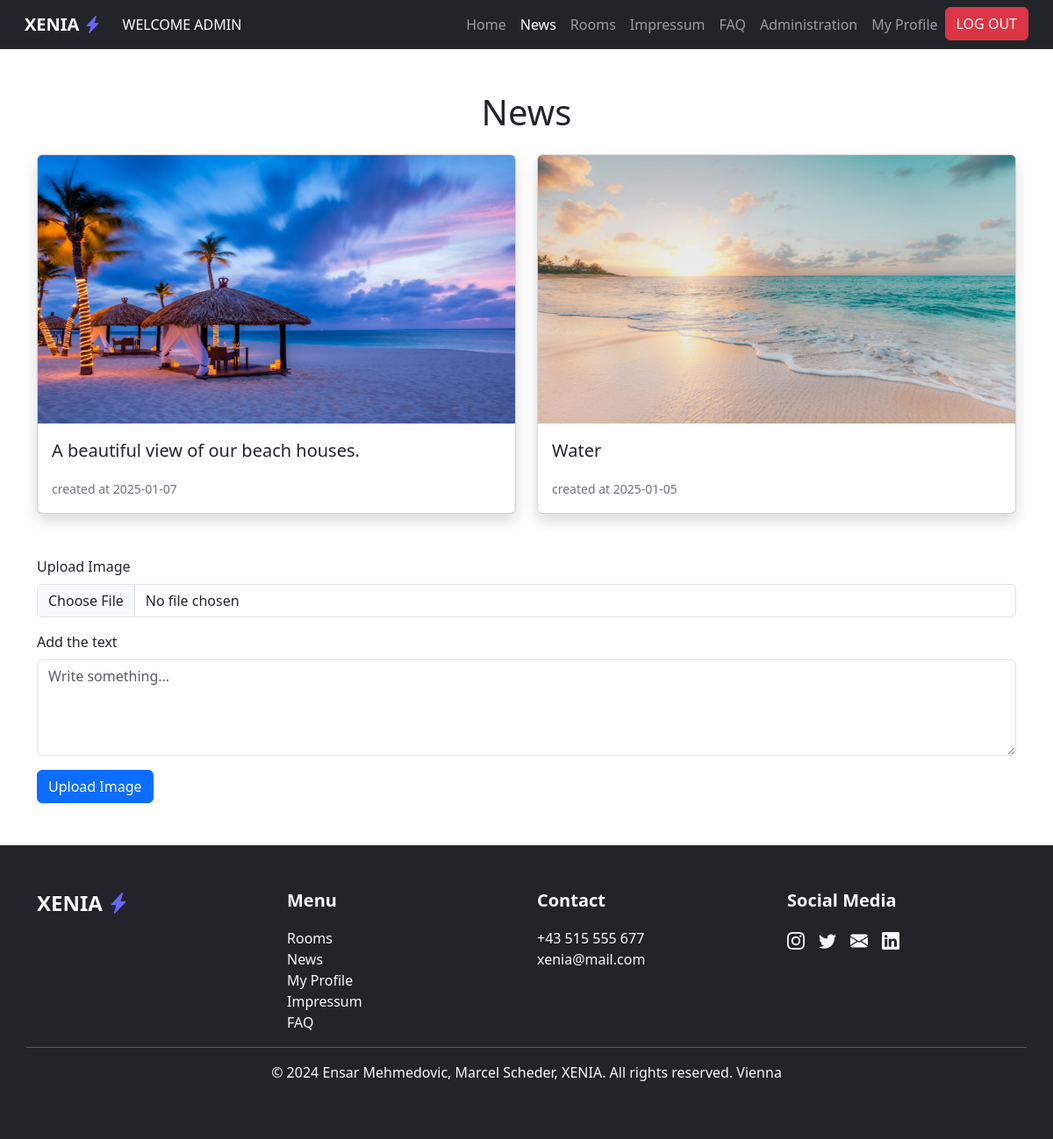
The app's page /Hotel-Website/index.php?page=news (signed in) with its own data.
### tables this page shows
CREATE TABLE `users` (
  `user_id` int(11) NOT NULL,
  `gender` varchar(10) NOT NULL,
  `firstName` varchar(50) NOT NULL,
  `lastName` varchar(50) NOT NULL,
  `username` varchar(25) NOT NULL,
  `is_admin` tinyint(4) NOT NULL DEFAULT 0,
  `active` int(11) NOT NULL DEFAULT 0,
  `email` varchar(100) NOT NULL,
  `pwd` varchar(255) NOT NULL,
  `created_at` datetime NOT NULL DEFAULT current_timestamp()
);

CREATE TABLE `news` (
  `id` int(11) NOT NULL,
  `image` varchar(200) NOT NULL,
  `text` text NOT NULL,
  `file_reference` varchar(255) NOT NULL,
  `post_date` datetime NOT NULL DEFAULT current_timestamp()
);

### Hotel-Website/includes/content/news/news.php (the view, shortened to what this page needs)
<?php
if ($_SESSION['is_admin'] !== 1) {
    $showForm = false;
} else {
    $showForm = true;
}
?>
<div class="container mt-5">
    <h1 class="text-center mb-4">News</h1>
    <div class="row">
        <?php
        $db = mysqli_connect($host, $dbusername, $dbpassword, $dbname);
        $sql = "SELECT * FROM news ORDER BY id desc";
        $result = mysqli_query($db,$sql);
        while($row = mysqli_fetch_array($result)){
            echo "<div class='col-lg-6 col-md-4 mb-4'>";
            echo "<div class='card shadow'>";
            echo "<div class='ratio ratio-16x9'>";
            echo "<img src='" . $row["file_reference"] . "' class='card-img-top img-fluid' alt='Image'>";
            echo "</div>";
            echo "<div class='card-body'>";
            echo "<p class='card-text fs-5'>".$row['text']."</p>";
            echo "<p class='card-text text-secondary fs-6'> <small>"."created at ".date('Y-m-d', strtotime($row['post_date']))."</small></p>";
            echo "</div></div></div>";
        }
        ?>
    </div>
    <?php if ($showForm): ?>
        <form  method="post" enctype="multipart/form-data" class="mt-4">
            <div class="mb-3">
                <label for="imageInput" class="form-label">Upload Image</label>
                <input type="file" name="image" id="imageInput" class="form-control" required>
            </div>
            <div class="mb-3">
                <label for="textArea" class="form-label">Add the text</label>
                <textarea name="text" id="textArea" cols="40" rows="4" class="form-control" placeholder="Write something..." required></textarea>
            </div>
            <button type="submit" name="upload" class="btn btn-primary mb-5">Upload Image</button>
        </form>
    <?php endif; ?>
</div>

### Hotel-Website/includes/components/navbar.php (shortened to what this page needs)
<?php
if (!empty($_SESSION['loggedin']) && $_SESSION['loggedin'] === true) {
    try {
        $connection = new mysqli($host, $dbusername, $dbpassword, $dbname);
        $id = (int)$_SESSION['user_id'];
        $stmt = $connection->prepare("SELECT username FROM users WHERE user_id = ?");
        $stmt->bind_param("i", $id);
        $stmt->execute();
        $result = $stmt->get_result();
        if ($row = $result->fetch_assoc()) {
            $username = htmlspecialchars($row["username"]);
        } else {
            $username = "Guest";
        }
    } catch (Exception $e) {
        error_log($e->getMessage());
        $username = "Guest";
    }
}
?>
<nav class="navbar navbar-expand-lg bg-dark navbar-dark">
    <div class="container-fluid">
        <a class="navbar-brand fw-bold ms-3" href="/Hotel-Website/index.php?page=home">XENIA <i class="bi bi-lightning-charge-fill" style="color: #6C63FF"></i></a>
        <div class="collapse navbar-collapse" id="navbarNav">
            <div class="navbar-nav">
                <?php if(isset($_SESSION["loggedin"])){?>
                    <a class="nav-link text-white text-uppercase" style="text-decoration:none;"> Welcome <?php echo $username?></a>
                <?php }?>
            </div>
            <div class="navbar-nav ms-auto">
                <a class="nav-link <?= ($_GET["page"] ?? "home") === "home" ? "active" : ""?>"  href="/Hotel-Website/index.php?page=home">Home</a>
                <a class="nav-link <?= ($_GET["page"] ?? "news") === "news" ? "active" : ""?>"  href="/Hotel-Website/index.php?page=news">News</a>
                <a class="nav-link  <?= ($_GET["page"] ?? "rooms") === "rooms" ? "active" : ""?>" href="/Hotel-Website/index.php?page=rooms">Rooms</a>
                <a class="nav-link  <?= ($_GET["page"] ?? "impressum") === "impressum" ? "active" : ""?>"  href="/Hotel-Website/index.php?page=impressum" class="text-decoration-none text-light">Impressum</a>
                <a class="nav-link  <?= ($_GET["page"] ?? "faq") === "faq" ? "active" : ""?>"  href="/Hotel-Website/index.php?page=faq" class="text-decoration-none text-light">FAQ</a>
                <?php if (isset($_SESSION["is_admin"]) && $_SESSION["is_admin"] === 1) {?>
                <a class="nav-link <?= ($_GET["page"] ?? "administration") === "administration" ? "active" : ""?>" href="/Hotel-Website/index.php?page=administration">Administration</a>
                <?php }?>
                <?php if(isset($_SESSION["loggedin"])) {?>
                    <a class="nav-link <?= ($_GET["page"] ?? "profile") === "profile" ? "active" : ""?>" href="/Hotel-Website/index.php?page=profile">My Profile</a>
                    <form action="/Hotel-Website/includes/content/login/logout.inc.php" method="post" class="d-inline">
                        <button type="submit" class="btn btn-danger me-3">LOG OUT</button>
                    </form>
                <?php } else { ?>
                    <form action="/Hotel-Website/index.php?page=login" method="post" class="d-inline">
                        <button type="submit" class="btn btn-danger me-3">LOGIN</button>
                    </form>
                <?php }?>
            </div>
        </div>
    </div>
</nav>

### records on screen
users: username "ADMIN"
news: file_reference (picture), text "A beautiful view of our beach houses.", post_date "2025-01-07"
news: file_reference (picture), text "Water", post_date "2025-01-05"
